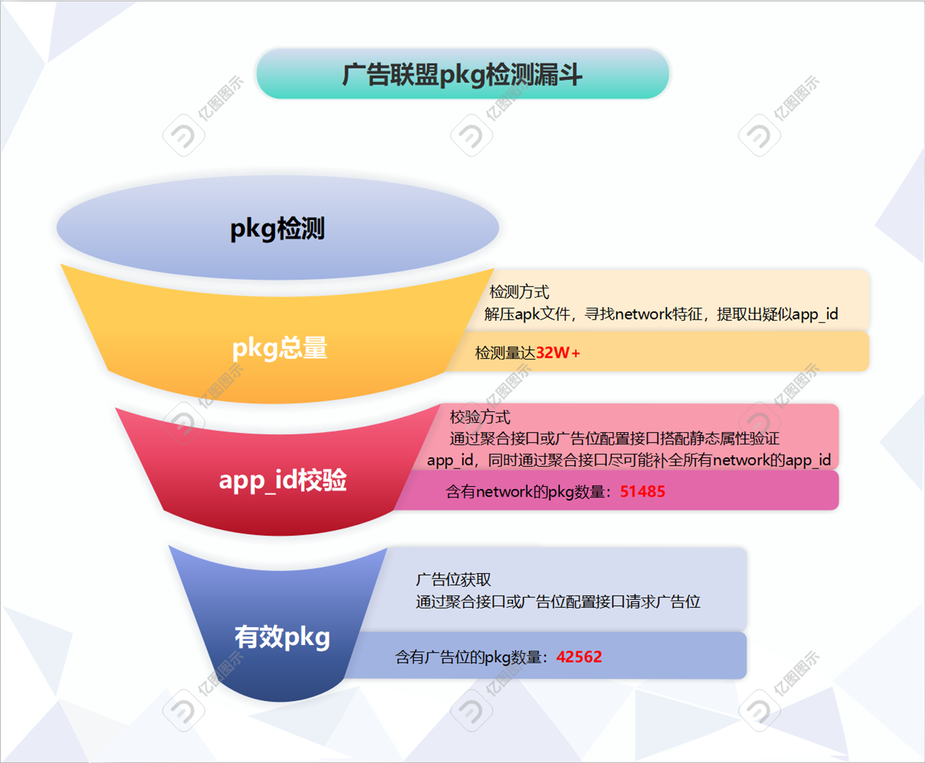
#> input picture img.png, 925 x 763 px, shrunk from 1786 x 1474 before the run
$ python image.py
#> lines starting #> are read from the running program, lines starting #| are printed output that depends on the picture; after the words box and inside, x2 and y2 are one past the last pixel; in counts of white or black regions, pixels touching at a corner belong together
import cv2
import numpy as np

# 读取图片
image = cv2.imread('img.png')
#> image is the input picture: shape (763, 925, 3); mean B, G, R 219.2, 218.7, 230.2
gray = cv2.cvtColor(image, cv2.COLOR_BGR2GRAY)
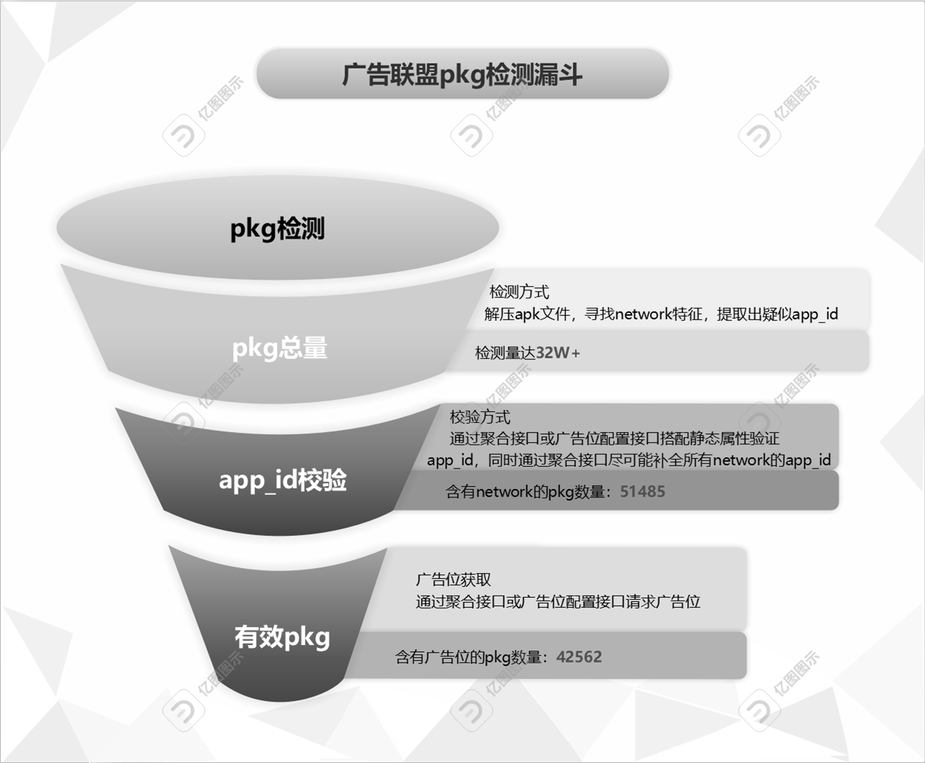
#> gray: shape (763, 925); min 0, max 255, mean 222

# 这里需要手动或自动地标记出水印的位置
# 假设我们有一个水印的掩码（mask），其中水印区域为白色（255），其余为黑色（0）
# 注意：这里我们仅作为示例手动创建一个简单的掩码
# 在实际应用中，你可能需要使用图像分割、边缘检测等技术来生成掩码
mask = np.zeros(gray.shape, dtype=np.uint8)
# 假设水印位于图像的中心部分，我们手动绘制一个矩形作为掩码
cv2.rectangle(mask, (100, 100), (200, 200), 255, -1)
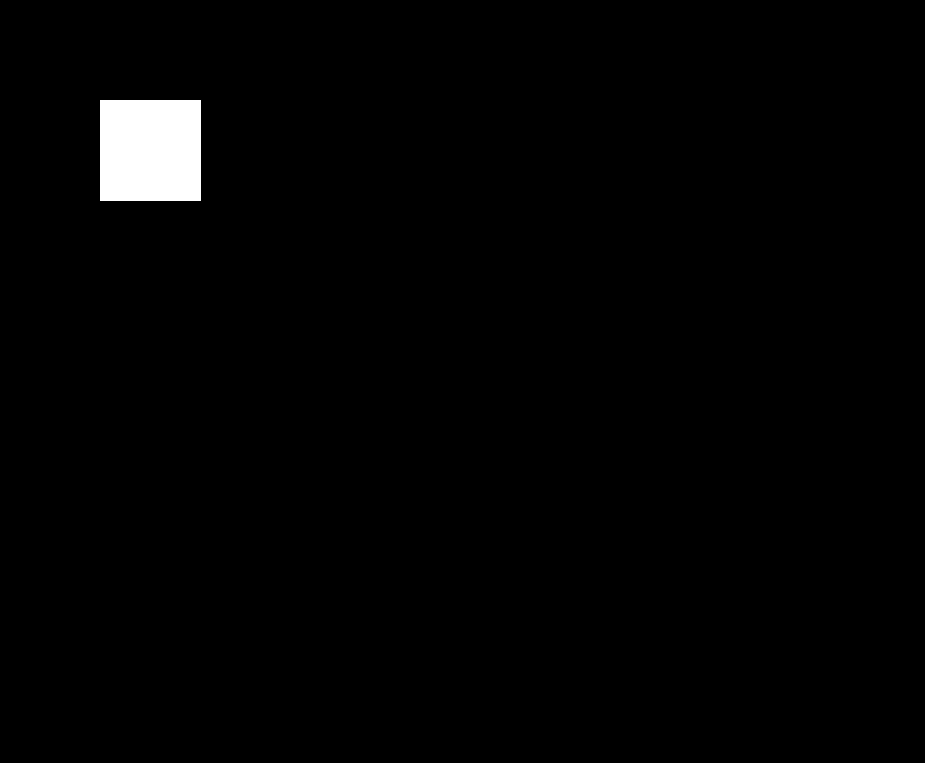
#> mask: shape (763, 925); 1.4% white; 1 white region, box (x1, y1, x2, y2) and area: (100, 100, 201, 201) 10201

# 使用inpaint函数去除水印
# 3是inpaint算法的inpaintRadius，它决定了算法考虑周围像素的范围
dst = cv2.inpaint(image, mask, 3, cv2.INPAINT_TELEA)

# 显示结果
cv2.imshow('Original', image)
cv2.imshow('Mask', mask)
cv2.imshow('Inpainted', dst)
cv2.waitKey(0)
cv2.destroyAllWindows()

# 保存结果
cv2.imwrite('result.png', dst)
